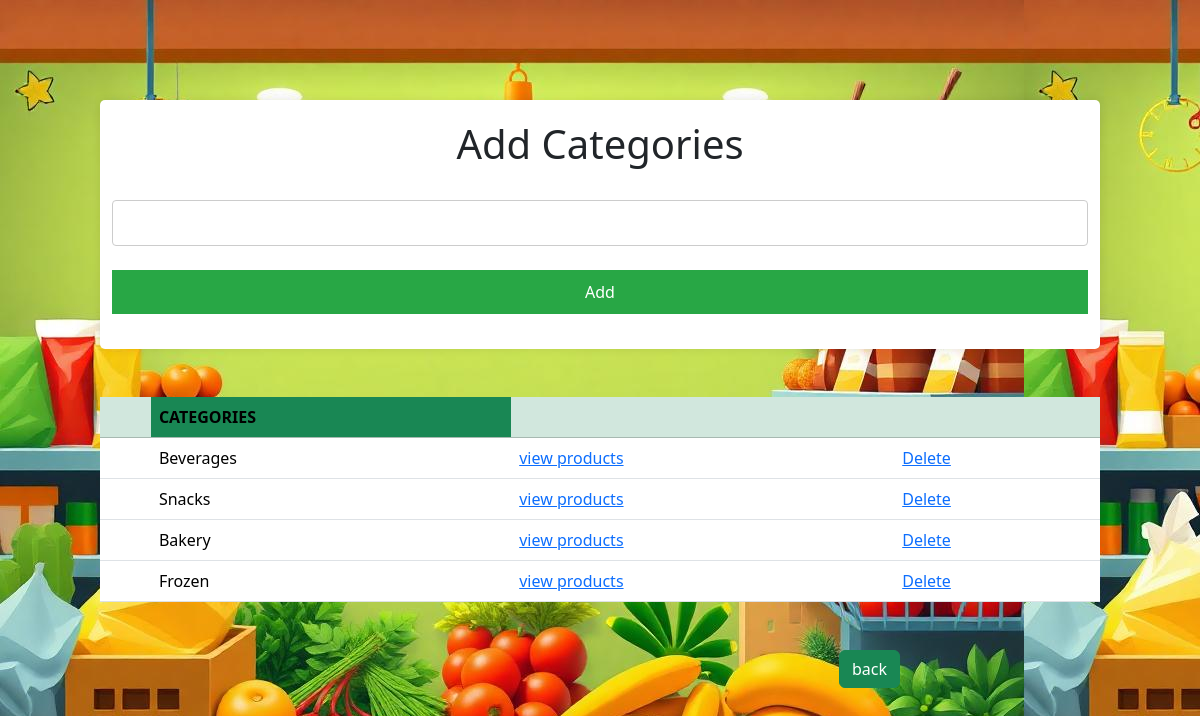
The app's page /categoryyy (signed in), older data.
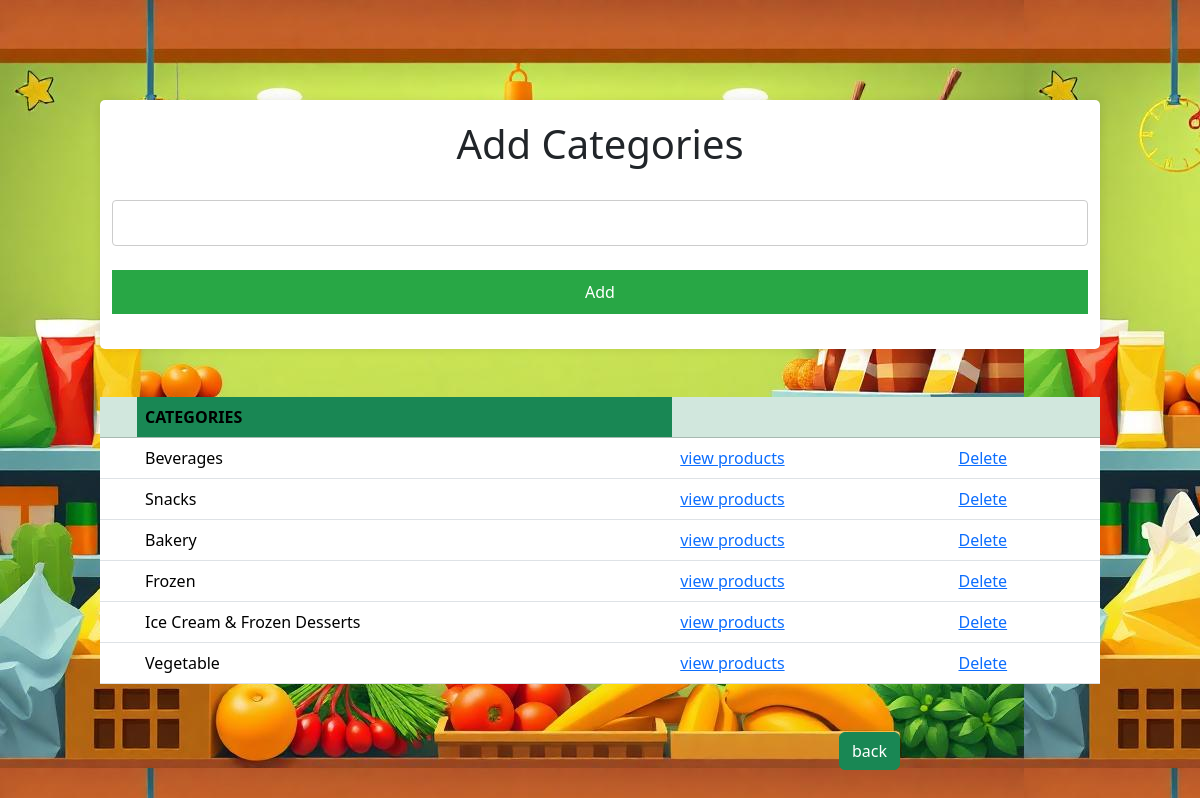
The same page, newer data.
### app/models.py (models this page shows)
class Category(models.Model):
    category=models.TextField()

### app/views.py (the view)
# urls.py: path('categoryyy',views.categoryyy),
def categoryyy(req):
    if 'shop' in req.session:
        if req.method == 'POST':
            category=req.POST['p_categories']
            data=Category.objects.create(category=category)
            data.save()
            return redirect(categoryyy)
        else:
            data=Category.objects.all()
            return render(req,'shop/category.html',{'data':data})
    else:
         return redirect(gro_login)

### templates/shop/category.html (shortened to what this page needs)
<!DOCTYPE html>
<html lang="en">
<head>
    {% load static %}
    <link rel="stylesheet" href="{% static 'css/category.css' %}">
    <link href="https://cdn.jsdelivr.net/npm/bootstrap@5.3.3/dist/css/bootstrap.min.css" rel="stylesheet">
</head>
<body style="background-image: url(static/img/grogo.jpeg);">
    <div class="container">
        <h1>Add Categories</h1>
        <form action="" method="post">
            <div class="form-group">
                <input type="text" id="" name="p_categories" required><br><br>
                <button type="submit">Add</button>
            </div>
        </form>
    </div>
    <div>
        <table class="table table-hover mt-5 mb-5 mx-auto">
            <thead>
                <tr class="table-success">
                    <th scope="col"></th>
                    <th scope="col"  class="text-green bg-success">CATEGORIES</th>
                    <th scope="col"></th>
                    <th scope="col"></th>
                </tr>
            </thead>
            <tbody>
                {% for i in data %}
                <tr>
                    <th scope="row"></th>
                    <td>{{ i.category }}</td>
                    <td><a href="view_category/{{i.pk }}">view products</a></td>
                    <td><a href="delete_cat/{{ i.pk }}">Delete</a></td>
                </tr>
                {% endfor %}
            </tbody>
        </table>
    </div>
    <div class=" mt-4" style="text-align: right;margin-right: 200px;">
        <a href="../shop_home" class="btn btn-success">back</a>
    </div>
</body>
</html>

Row changes from the older to the newer data that the page shows:
added Category: category "Ice Cream & Frozen Desserts"
added Category: category "Vegetable"
